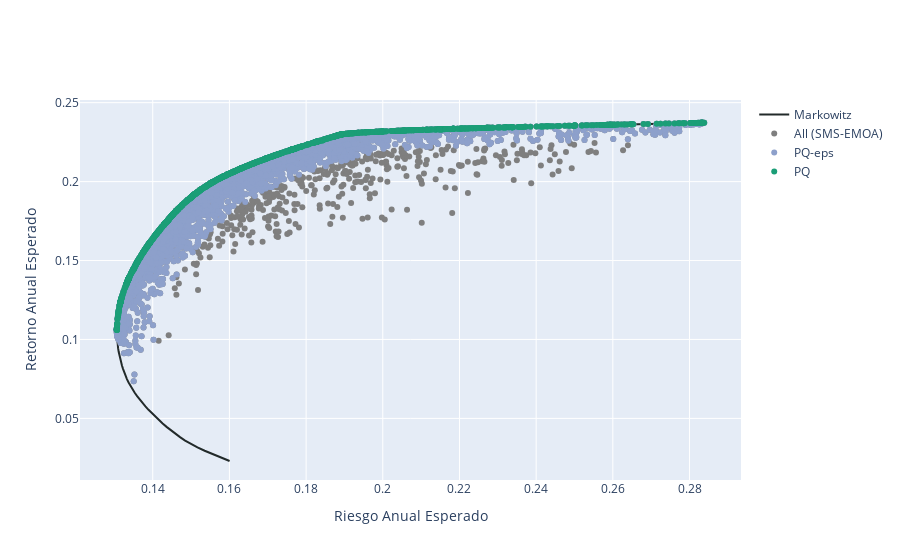

Notebook code for this chart:
### Code cell
frames = [FA_smsemoa, FA_smsemoa_best_eps, FA_smsemoa_best]
labels = ['All (SMS-EMOA)', 'PQ-eps', 'PQ']
fig=my_plotting.plotting_samples_plotly(ef_R, frames, labels, colors)
